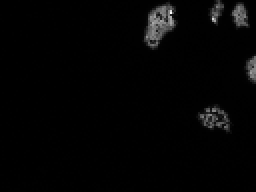
%> input picture img1_med.tif, 128 x 96 px, shrunk from 696 x 520 before the run (shown 2 times larger)
$ octave exhaustive.m   (GNU Octave 9; MATLAB toolbox functions it lacks are replaced by stand-ins)
%> lines starting %> are read from the running program, lines starting %| are printed output that depends on the picture
% Simulated Annealing Algorithm (script)


% ideas from
% http://katrinaeg.com/simulated-annealing.html
% http://en.wikipedia.org/wiki/Simulated_annealing
% http://www.theprojectspot.com/tutorial-post/simulated-annealing-algorithm-for-beginners/6

startTime = tic();
% [4 lines of commented-out code are left out]
I1 = double(imread('img1_med.tif'));
%> I1: size 96x128 double; min 203, max 5821, mean 305.4; mean of the top-left, top-right, bottom-left and bottom-right quarters 219.8, 499, 220.4, 282.5
I2 = double(imread('img2_med.tif'));
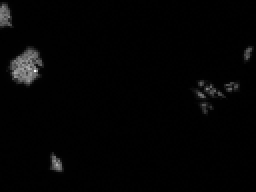
%> input picture img2_med.tif, 128 x 96 px, shrunk from 696 x 520 before the run (shown 2 times larger)
%> I2: size 96x128 double; min 202, max 5450, mean 290.1; mean of the top-left, top-right, bottom-left and bottom-right quarters 413.2, 264.7, 249.5, 233.2


% get image size
[m,n] = size(I1);
%> m = 96; n = 128
% valid translations from I1 to I2 are [-(m-1):(m-1),-(n-1):(n-1)]

delta = 2;
tmp1 = -(m-delta):(m-delta);
%> tmp1 = 189 values from -94 to 94
tmp2 = -(n-delta):(n-delta);
%> tmp2 = 253 values from -126 to 126
ncc_mat = NaN(numel(tmp1),numel(tmp2));

for i = 1:numel(tmp1)
  for j = 1:numel(tmp2)
    y = tmp1(i);
    x = tmp2(j);

    ncc_mat(i,j) = compute_ncc(I1,I2,x,y);

  end
end
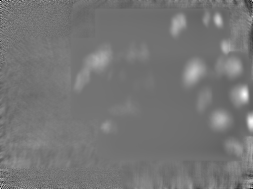
%> ncc_mat: size 189x253 double; min -0.857, max 0.988, mean -0.00293; drawn with min black and max white

[c,idx] = max(ncc_mat(:));
%> c = 0.988; idx = 46211

[i,j] = ind2sub(size(ncc_mat),idx);
%> i = 95; j = 245


x = tmp2(j)
%> x = 118
y = tmp1(i)
%> y = 0
c
%> c = 0.988


fprintf('took: %d\n',toc(startTime));
